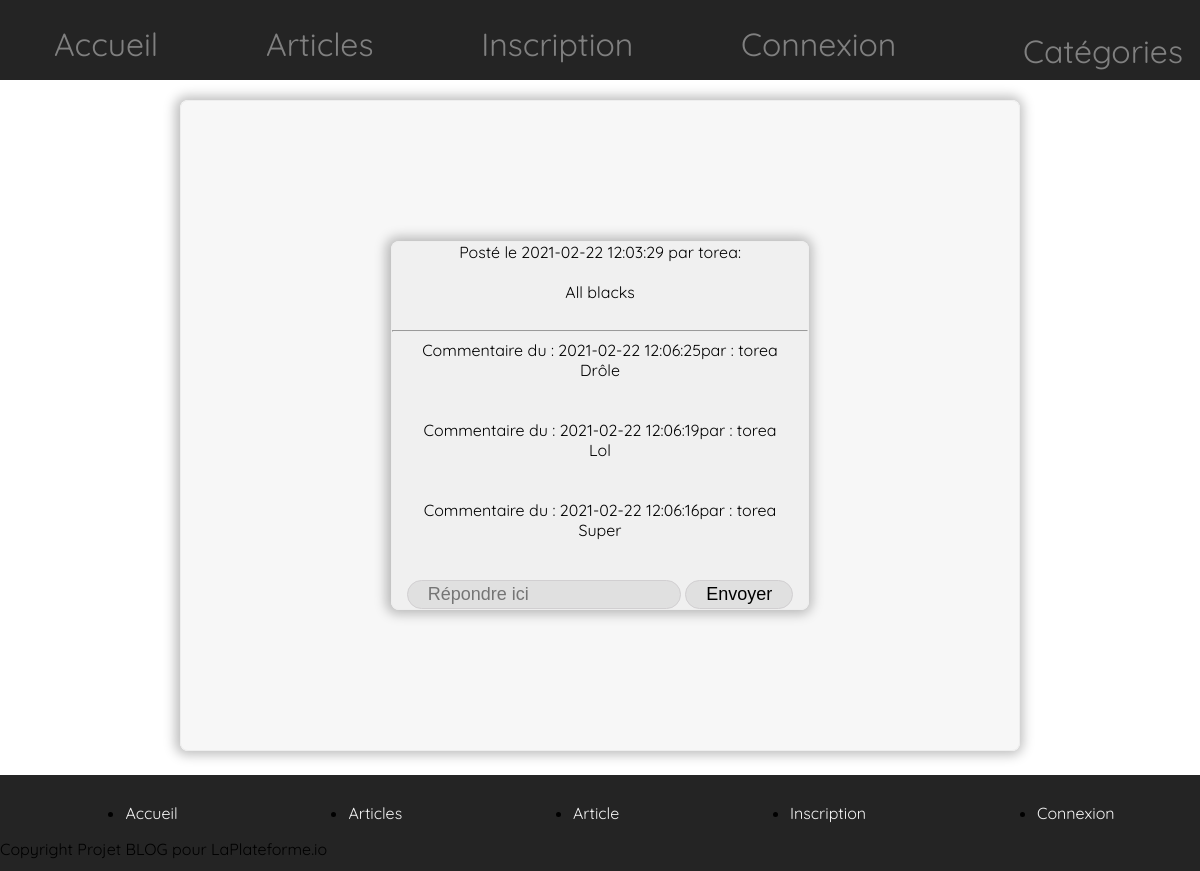
Screenshot of /Article/article.php?id=48 with the database file from the repository.
### tables this page shows
CREATE TABLE `articles` (
  `id` int(11) NOT NULL,
  `article` text NOT NULL,
  `id_utilisateur` int(11) NOT NULL,
  `id_categorie` int(11) NOT NULL,
  `date` timestamp NOT NULL DEFAULT CURRENT_TIMESTAMP ON UPDATE CURRENT_TIMESTAMP
);

CREATE TABLE `utilisateurs` (
  `id` int(11) NOT NULL,
  `login` varchar(255) NOT NULL,
  `username` varchar(30) NOT NULL,
  `password` varchar(255) NOT NULL,
  `email` varchar(255) NOT NULL,
  `id_droits` int(11) NOT NULL
);

CREATE TABLE `commentaires` (
  `id` int(11) NOT NULL,
  `commentaire` varchar(1024) NOT NULL,
  `id_article` int(11) NOT NULL,
  `id_utilisateur` int(11) NOT NULL,
  `date` timestamp NOT NULL DEFAULT CURRENT_TIMESTAMP ON UPDATE CURRENT_TIMESTAMP
);

### classes/article.class.php (the view, shortened to what this page needs)
<?php
class LastArticle extends bdd
{
    function getUsersInfo()
    {
        $con = $this->connectDb();
        $stmt = $con->prepare("SELECT id, username FROM utilisateurs ");
        $stmt->execute();
        $result = $stmt->fetchAll(PDO::FETCH_ASSOC);
    }
    function showSelectedArticle()
    {
        $get = $_GET["id"];
        $con = $this->connectDb();
        $stmt = $con->prepare("SELECT * FROM articles WHERE id = :get");
        $stmt->bindValue('get', $get, PDO::PARAM_STR);
        $stmt->execute();
        $result = $stmt->fetchAll(PDO::FETCH_ASSOC);
        foreach($result as $resultat){
        $article = $resultat['article'];
        $dateArticle = $resultat['date'];
        $idUser = $resultat['id_utilisateur'];
        }
        $con = $this->connectDb();
        $stmt = $con->prepare("SELECT id, username FROM utilisateurs WHERE id = :idUser");
        $stmt->bindValue('idUser', $idUser, PDO::PARAM_INT);
        $stmt->execute();
        $result = $stmt->fetchAll(PDO::FETCH_ASSOC);
        foreach($result as $resultat){
        $userName = $resultat['username'];
        }
        echo "<div class='borderArt'> Posté le " . $dateArticle . " par  " . $userName . ":<br /><br />";
        echo $article . "<br /><br /><hr></div>";
    }
    function showComments()
    {
        $get = $_GET["id"];
        $con = $this->connectDb();
        $stmt = $con->prepare("SELECT * FROM commentaires WHERE id_article = :get ORDER BY date DESC");
        $stmt->bindValue('get', $get, PDO::PARAM_INT);
        $stmt->execute();
        $result = $stmt->fetchAll(PDO::FETCH_ASSOC);
        foreach($result as $key){
            $commentaire = $key['commentaire'];
            $dateCommentaire = $key['date'];
            $commentUser = $key['id_utilisateur'];
            $stmt = $con->prepare("SELECT * FROM utilisateurs WHERE id = :commentUser");
            $stmt->bindValue('commentUser', $commentUser, PDO::PARAM_INT);
            $stmt->execute();
            $result = $stmt->fetchAll(PDO::FETCH_ASSOC);
            foreach($result as $resultat){
                $username = $resultat["username"];
            }
            echo "<div class='borderCommentaire'>Commentaire du : " . $dateCommentaire . "par : " . $username . "<br />" . $commentaire . "</div><br /><br />";
        }
    }
}
?>

### html_partials/header.php (shortened to what this page needs)
<!DOCTYPE html>
<html lang="fr">
<head>
    <link href="../CSS/wholeWebSite.css" rel="stylesheet">
</head>
<body>
    <?php
    $categorie = new Articles;
    if (!isset($_SESSION['user'])) {
        $id_droits = 0;
    } else {
        $id_droits = $_SESSION['user']['id_droits'];
    }
    if ($id_droits == 1337) {
        ?>
        <header>
        <nav class="navbar">
            <a class="navlink" href="../index.php">Accueil</a>
            <a class="navlink" href="../Articles/articles.php?page=1">Articles</a>
            <a class="navlink" href="../Créer Article/creer-article.php">Créer un article</a>
            <a class="navlink" href="../Profil/profil.php">Profil</a>
            <a class="navlink" href="../Admin/admin.php">Admin</a>
            <div id="menu">
            <ul>
                <li>
                    <a class="navlink" href='#'>Catégories</a>
                    <ul>
                        <?=$categorie->CategoryPaginationIndex();?>
                    </ul>
                </li>
            </ul>
        </div>
        </nav>
    </header>
    <?php
    } else {
        ?>
    <header>
    <nav class="navbar">
        <a class="navlink" href="../index.php">Accueil</a>
        <a class="navlink" href="../Articles/articles.php?page=1">Articles</a>
        <a class="navlink" href="../Inscription/inscription.php">Inscription</a>
        <a class="navlink" href="../Connexion/connexion.php">Connexion</a>
        <div id="menu">
        <ul>
            <li>
                <a class="navlink" href='#'>Catégories</a>
            </li>
        </ul>
    </div>
    </nav>
</header>
<?php
    }
    ?>

### Article/article.php (shortened to what this page needs)
<?php session_start();
require_once('../html_partials/header.php');
include "../Classes/article.class.php";
$pageArticle = new LastArticle;
$pageArticle->getUsersInfo();
?>
<main class="paginationArticles1">
   <div class="borderArticle">
      <?php
      $pageArticle->showSelectedArticle();
      $pageArticle->showComments();
      ?>
         <form action="" method="POST">
            <input class="buttonCommentaireArticle" type="text" name="CommentSection" placeholder="Répondre ici">
            <input class="buttonCommentaireArticle" type="submit" name="PublierCommentaire" value="Envoyer">
         </form>
   </div>
</main>
<?php require_once('../html_partials/footer.php');?>

### html_partials/footer.php (shortened to what this page needs)
<footer>
<?php
    if (!isset($_SESSION['user'])) {
        $id_droits = 0;
    } else {
        $id_droits = $_SESSION['user']['id_droits'];
    }
    if ($id_droits == 1337) {
        echo '
    <ul class="list_footer">
        <li class="liens.footer"><a class="href_footer" href="../index.php">Accueil</a></li>
        <li class="liens.footer"><a class="href_footer" href="../Articles/articles.php?page=1">Articles</a></li>
        <li class="liens.footer"><a class="href_footer" href="../Article/article.php">Article</a></li>
        <li class="liens.footer"><a class="href_footer" href="../Créer Article/creer-article.php">Créer un article</a></li>
        <li class="liens.footer"><a class="href_footer" href="../Profil/profil.php">Profil</a></li>
        <li class="liens.footer"><a class="href_footer" href="../Admin/admin.php">Admin</a></li>
  </ul>
        <p>Copyright Projet BLOG pour LaPlateforme.io</p>';
    } else {
        echo
        '<ul class="list_footer">
        <li class="liens.footer"><a class="href_footer" href="../index.php">Accueil</a></li>
        <li class="liens.footer"><a class="href_footer" href="../Articles/articles.php?page=1">Articles</a></li>
        <li class="liens.footer"><a class="href_footer" href="../Article/article.php">Article</a></li>
        <li class="liens.footer"><a class="href_footer" href="../Inscription/inscription.php">Inscription</a></li>
        <li class="liens.footer"><a class="href_footer" href="../Connexion/connexion.php">Connexion</a></li>
        </ul>
        <p>Copyright Projet BLOG pour LaPlateforme.io</p>'
        ;
    }
    ?>
</footer>
</body>
</html>

### CSS/wholeWebSite.css (style rules this page uses)
body, html { width: 100%; padding: 0; margin:0; font-family: 'Quicksand', sans-serif; justify-content: space-around; }
nav { display: flex; font-family: 'Quicksand', sans-serif; justify-content: space-around; background-color: rgb(36, 36, 36); height: 80px; }
a { color: grey; text-decoration: none; }
nav a { margin: 2%; font-size: xx-large; }
#menu { margin-top: 1%; }
#menu li { list-style-type: none; float: right; position: relative; }
#menu ul li a { display: block; text-align: center ; width: 150px; height: 30px; }
.buttonCommentaireArticle { background-color:#80808025; border-radius:26px; border:1px solid #d1cfd1; display:inline-block; cursor:pointer; color:#000000; font-family:Arial; font-size:18px; padding:3px 20px; text-decoration:none; }
.paginationArticles, .borderArticle, .borderArticle1, .paginationArticles1 { border-style: groove; text-align: center; border-width: 1px; border-radius: 0.5rem; margin: 20px; background-color: rgba(128, 128, 128, 0.068); -webkit-box-shadow: -1px 0px 12px 4px rgba(0, 0, 0, 0.322); box-shadow: -1px 0px 12px 4px rgba(0, 0, 0, 0.253); margin-right: 15%; margin-left: 15%; }
.paginationArticles1, .borderArticle1 { padding: 10%; }
footer { background-color: rgb(36, 36, 36); width: 100%; height: 60px; padding-top: 1%; padding-bottom: 2%; margin-top: 2%; bottom: 0; position: relative; }
.list_footer { display: flex; flex-direction: row; justify-content: space-around; text-align: center; }
.href_footer { color: whitesmoke; text-decoration: none; list-style-type: disc; }

### rows the page displays
articles: date "2021-02-22 12:03:29", article "All blacks"
utilisateurs: username "torea"
commentaires: date "2021-02-22 12:06:25", id_utilisateur.username "torea", commentaire "Drôle"
commentaires: date "2021-02-22 12:06:19", id_utilisateur.username "torea", commentaire "Lol"
commentaires: date "2021-02-22 12:06:16", id_utilisateur.username "torea", commentaire "Super"
